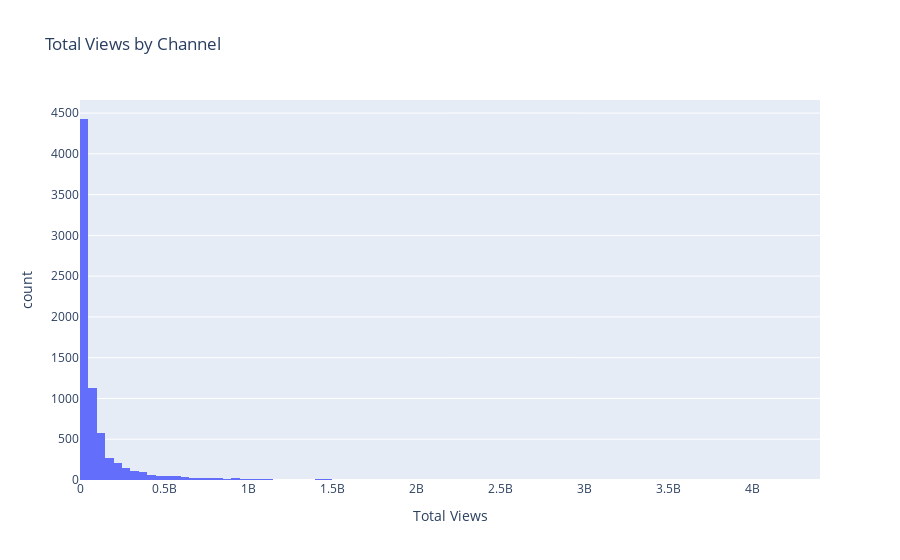

The notebook cell this image was saved under:
### Code cell
px.histogram(title='Total Views by Channel',data_frame = views_df
            ,x = 'Total Views',
             nbins = 100)

# For reference, OneTake has 46,603,850 views

### Figure 1 — Plotly figure (JSON) as saved in the notebook; plotly's stock layout.template omitted (floating-point values rounded to 4 significant figures; data arrays with more than 128 entries replaced by an {"elided": "..."} marker saying what was removed)
{"data": [{"alignmentgroup": "True", "bingroup": "x", "hovertemplate": "Total Views=%{x}<br>count=%{y}<extra></extra>", "legendgroup": "", "marker": {"color": "#636efa"}, "name": "", "nbinsx": 100, "offsetgroup": "", "orientation": "v", "showlegend": false, "type": "histogram", "x": {"elided": "7470 int values"}, "xaxis": "x", "yaxis": "y"}], "layout": {"barmode": "relative", "legend": {"tracegroupgap": 0}, "title": {"text": "Total Views by Channel"}, "xaxis": {"anchor": "y", "domain": [0, 1], "title": {"text": "Total Views"}}, "yaxis": {"anchor": "x", "domain": [0, 1], "title": {"text": "count"}}}}
